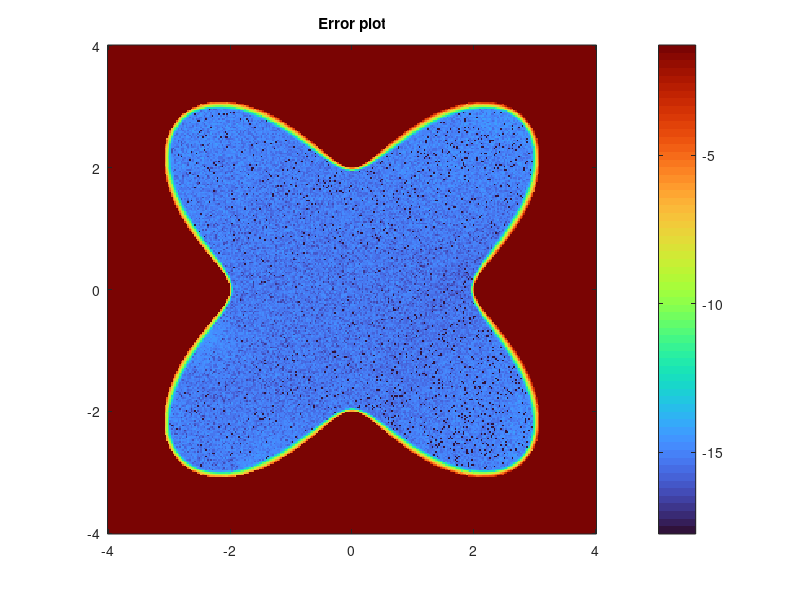

Write MATLAB code to recreate this figure.
N=1000;
tvec = linspace(-pi+2*pi/N, pi, N);
rvec = 3+cos(4*tvec+pi);
rprimvec = -4*sin(4.*tvec+pi);
rbisvec = -16*cos(4.*tvec+pi);
y1 = rvec .*cos(tvec);
y2 = rvec .*sin(tvec);
nu1 = rvec .* cos(tvec) + rprimvec .* sin(tvec);
nu2 = rvec .* sin(tvec) - rprimvec .* cos(tvec);
nu1 = nu1 ./ sqrt( rvec.^2+ rprimvec.^2 );
nu2 = nu2 ./ sqrt( rvec.^2+ rprimvec.^2 );

A_aug = zeros(N,N);
vecdsdt = sqrt(rprimvec.^2+rvec.^2);
for i=1:N
    for j=1:N
        nu = [nu1(i), nu2(i)];
        
        r_i = [y1(i), y2(i)];
        r_j = [y1(j), y2(j)];
        
        param = norm(r_i-r_j)^2;
        namnare = 2*pi .* param;

        A_aug(i,j) = dot(nu, (r_i-r_j)/namnare);
    end
end

for i=1:N
    taljare = rprimvec(i)^2-0.5*rbisvec(i)*rvec(i) + 0.5*rvec(i)^2;
    namnare = 2*pi*(rprimvec(i)^2+rvec(i)^2)^(3/2);
    A_aug(i,i) = taljare/namnare;    
end

M = 300; % pick something here
x1field = linspace(-4, 4, M);
x2field = linspace(-4, 4, M);
ufield= zeros(M,M);
exactfield = zeros(M,M);
u_func = @(x, y) exp((x + 0.3 * y) / 3) .* sin((0.3 .* x - y) / 3);
dx_u_func = @(x,y) exp((x + 0.3 * y) / 3) .* ((1/3).*sin((0.3.*x - y) / 3) + 0.1.*cos((0.3.* x - y)/3));
dy_u_func = @(x,y) exp((x + 0.3 * y) / 3) .* (0.1.*sin((0.3.*x - y) / 3) - (1/3).*cos((0.3.*x - y)/3));

g_x = dx_u_func(y1,y2).*nu1;
g_y = dy_u_func(y1,y2).*nu2;
gvec = g_y'+g_x';
Aug_matrix = (-eye(N)/2+ 2*pi/N* A_aug* diag(vecdsdt)) + ones(N);
cond_nr = cond(Aug_matrix);
hvec = Aug_matrix\gvec;
hvec = hvec.';

for ix1=1:M
    for ix2=1:M
        x1=x1field(ix1);
        x2=x2field(ix2);
        t=angle(complex(x1,x2));
        radius= 3+cos(4*t+pi); %formula for rvec
        if x1^2+ x2^2< radius^2
           phivec = log(vecnorm([y1;y2] - [x1;x2]))/(2*pi); %kernel expression in terms of xi, yi, nui, i=1,2
           exactfield(ix1,ix2) = u_func(x1,x2);
           ufield(ix1,ix2) = (phivec *(hvec.* vecdsdt).')*2*pi/N;
        end
    end
end

num_Sub_matrix = ufield(M/3:M*2/3,M/3:M*2/3);
mean_sub_matrix = mean(num_Sub_matrix, 'all');
real_sub_matrix = exactfield(M/3:M*2/3,M/3:M*2/3);
mean_real_sub = mean(real_sub_matrix,'all');
%%
ufield_1 = ufield-mean_sub_matrix+mean_real_sub;
ufield_2=ufield-mean_sub_matrix;
errorfield = log10(abs(ufield_1-exactfield));

imagesc(x1field, x2field, exactfield.')

axis xy
colormap turbo
pbaspect([1 1 1])
colorbar
title('Analytical solution of u(x,y)')

%%
imagesc(x1field, x2field, errorfield.')

axis xy
colormap turbo
pbaspect([1 1 1])
colorbar
title('Error plot')
